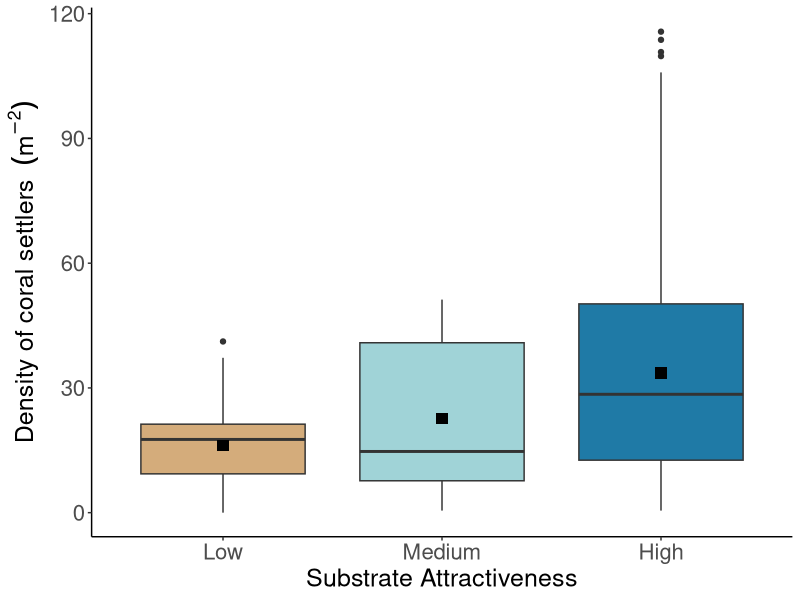

Reproduce this figure in R. (Note: this script raises an error after producing the figure.)
### Coral settler density - individual effect plots and interactive plots


### Clear library and import data
rm(list=ls())

data<-read.csv("2totalsettlementinreefarea_data.csv")


library(ggplot2)

### Tidy data

### Hydrodynamic levels
data$hydrodym <- factor(data$hydrodym, levels = c("active", "cyclo", "flow", "oscillating"), 
                        labels = c("No hydrodynamics", "Cyclonic Eddy", "Unidirectional", "Oscillating"))

### Substrate attractiveness levels
data$sub<-factor(data$sub, levels = c("1", "2", "3"), 
                 labels = c("Low", "Medium", "High"))


### Substrate configuration levels
data$quadname<-factor(data$quadname, levels = c("submat_H", "submat_HR", "submat_P1", "submat_P2", "submat_V", "submat_Vdiff1", "submat_Vdiff2"), 
                      labels = c("Horizontal-1 (H1)", "Horizontal-2 (H2)", "Patchy-1 (P1)", "Patchy-2 (P2)", "Vertical-1 (V1)", "Vertical-2 (V2)", "Vertical-3 (V3)"))


##### 1. Plot combined substrate attractiveness effect across all 28 scenarios

p1<- ggplot(data, aes(x=sub, y=density_m, fill=sub))+
  geom_boxplot()+
  stat_summary(fun.y = mean, geom="point", shape=15, size=3.5, color="black", fill="black")+
  theme_classic()+
  theme(text = element_text(size = 18),axis.text = element_text(size = 16), legend.position = "none")+
  scale_fill_manual(values = c("Low"= "#D4AC7B", "Medium"="#A0D3D7", "High"= "#1F7AA6"))+
  xlab("Substrate Attractiveness") + ylab(bquote("Density of coral settlers  "  (m^-2)))

p1

### Specify file name

getwd()
filename <- "C:/Users/22797943/PhD/Molly Modelling/substrate attractiveness.png"

### Specify size and resolution
width <- 8 # in inches
height <- 10 # in inches
dpi <- 600 # dots per inch (resolution)

### Save the plot in higher resolution
ggsave(filename, plot = p1, width = width, height = height, dpi = dpi)

### Summary statistics 
aggregate(density_m~sub, data, median)
aggregate(density_m~sub, data, mean)
aggregate(density_m~sub, data, min)
aggregate(density_m~sub, data, max)


### One way test for substrate attractiveness
oneway<-oneway.test(density_m~sub, data=data, var.equal = FALSE)
oneway


##### 2. Plot substrate attractiveness and hydrodynamic effect 

p2<- ggplot(data, aes(x=sub, y=density_m, fill=sub))+
  geom_boxplot()+
  stat_summary(fun.y = mean, geom="point", shape=15, size=1.5, color="black", fill="black")+
  theme_test()+
  theme(text = element_text(size = 18),axis.text = element_text(size = 16), legend.position = "none")+
  scale_fill_manual(values = c("Low"= "#D4AC7B", "Medium"="#A0D3D7", "High"= "#1F7AA6"))+
  xlab("Substrate Attractiveness") + ylab(bquote("Density of coral settlers "  (m^-2)))

p2<-p2+ facet_wrap(~hydrodym)+
  theme(strip.text = element_text(
    size = 16, face="bold"), strip.background = element_rect(fill="white"))

p2

### Specify file name
filename <- "C:/Users/22797943/PhD/Molly Modelling/hydrodynamics.png"
width <- 8 # in inches
height <- 10 # in inches
dpi <- 600 # dots per inch (resolution)

### Save the plot in higher resolution
ggsave(filename, plot = p2, width = width, height = height, dpi = dpi)


### Summary statistics for hydrodynamics
data$combined<-paste(data$hydrodym, data$sub)
aggregate(density_m~combined, data, median)
aggregate(density_m~combined, data, mean)
aggregate(density_m~combined, data, max)
aggregate(density_m~combined, data, min)

data$combined<-paste(data$hydrodym)
aggregate(density_m~combined, data, mean)

### One way test for hydrodynamics
data$combined<-paste(data$hydrodym)

comb_tirbs=unique(data$combined)

pss=NULL
names=NULL

### Repeat for each level of comb_tirbs i.e., each hydrodynamic condition
i=comb_tirbs[1]

PC_cyclo<-subset(data, combined ==i)

boxplot(PC_cyclo$density_m~PC_cyclo$sub,
        main=paste0(PC_cyclo$combined[1]))

oneway<-oneway.test(density_m~sub, data=PC_cyclo, var.equal = FALSE)
oneway

##### 3. Plot substrate attractiveness and substrate configuration

p3<- ggplot(data, aes(x=sub, y=density_m, fill=sub))+
  geom_boxplot()+
  stat_summary(fun.y = mean, geom="point", shape=15, size=1.5, color="black", fill="black")+
  theme_test()+
  theme(text = element_text(size = 18),axis.text = element_text(size = 16), legend.position = "none")+
  scale_fill_manual(values = c("Low"= "#D4AC7B", "Medium"="#A0D3D7", "High"= "#1F7AA6"))+
  xlab("Substrate Attractiveness") + ylab(bquote("Density of coral settlers "  (m^-2)))+
  facet_wrap(~quadname, ncol = 2)+
  theme(strip.text = element_text(
    size = 16, face="bold"), strip.background = element_rect(fill="white"))

p3

### Specify file name
filename <- "C:/Users/22797943/PhD/Molly Modelling/configuration.png"
width <- 8 # in inches
height <- 10 # in inches
dpi <- 600 # dots per inch (resolution)

### Save the plot in higher resolution
ggsave(filename, plot = p3, width = width, height = height, dpi = dpi)

### Summary statistics for substrate configuration
data$combined2<-paste(data$quadname, data$sub)
aggregate(density_m~combined2, data, mean)
aggregate(density_m~combined2, data, median)
aggregate(density_m~combined2, data, max)
aggregate(density_m~combined2, data, min)


### One way test for substrate configurations

data$combined2<-paste(data$quadname)

comb_tirbs=unique(data$combined2)

### Repeat for each level of comb_tirbs i.e., each substrate configuration
i=comb_tirbs[7]

PC_cyclo<-subset(data, combined2 ==i)

boxplot(PC_cyclo$density_m~PC_cyclo$sub,
        main=paste0(PC_cyclo$combined2[1]))

oneway<-oneway.test(density_m~sub, data=PC_cyclo, var.equal = FALSE)
oneway


### 4. Plot interactions among all three factors (substrate attractiveness, hydrodynamics and substrate configuration)

library(ggplot2)
p4<- ggplot(data, aes(x=sub, y=density_m, fill=sub))+
  geom_boxplot()+
  theme_test()+
  theme(text = element_text(size = 18),axis.text = element_text(size = 16), legend.position = "none")+
  scale_fill_manual(values = c("Low"= "#D4AC7B", "Medium"="#A0D3D7", "High"= "#1F7AA6"))+
  xlab("Substrate attractiveness") + ylab(bquote("Density of coral settlers "  (m^-2)))

p4<-p4 + facet_grid(vars(hydrodym),vars(quadname), scales="free")+
  theme(strip.text = element_text(
    size = 16, face="bold"), strip.background = element_rect(fill="white"))

p4

### Specify file name
filename <- "C:/Users/22797943/PhD/CHAPTER 1/Figures/Final/interaction.png"
width <- 18 # in inches
height <- 10 # in inches
dpi <- 600 # dots per inch (resolution)

# Save the plot in higher resolution
ggsave(filename, plot = p4, width = width, height = height, dpi = dpi)

#Summary statistics for interactions
data$combined3<-paste(data$quadname, data$hydrodym, data$sub)
aggregate(density_m~combined3, data, mean)
aggregate(density_m~combined3, data, median)
aggregate(density_m~combined3, data, max)
aggregate(density_m~combined3, data, min)

###### One way test to elucidate significant differences in the density of coral larvae that settled on different substrates in response to each scenario
data$combined<-paste(data$quadname, data$hydrodym)

comb_tirbs=unique(data$combined)

pss=NULL
names=NULL

for(i in comb_tirbs){
  
  i=comb_tirbs[18]
  
  PC_cyclo<-subset(data, combined ==i)
  
  boxplot(PC_cyclo$density_m~PC_cyclo$sub,
          main=paste0(PC_cyclo$combined[1]))
  
  oneway<-oneway.test(density_m~sub, data=PC_cyclo, var.equal = FALSE)
  oneway
  
  
  oneway1<-oneway.test(density_m~sub, data=PC_cyclo, var.equal = FALSE)$'p-value'[1]
  
  names=c(names,i)
  pss=c(pss,oneway1)
  
}

df=NULL
df$names=names
df$pss=pss
df=as.data.frame(df)

write.csv(df, "onewaytest_p_values1.csv")



